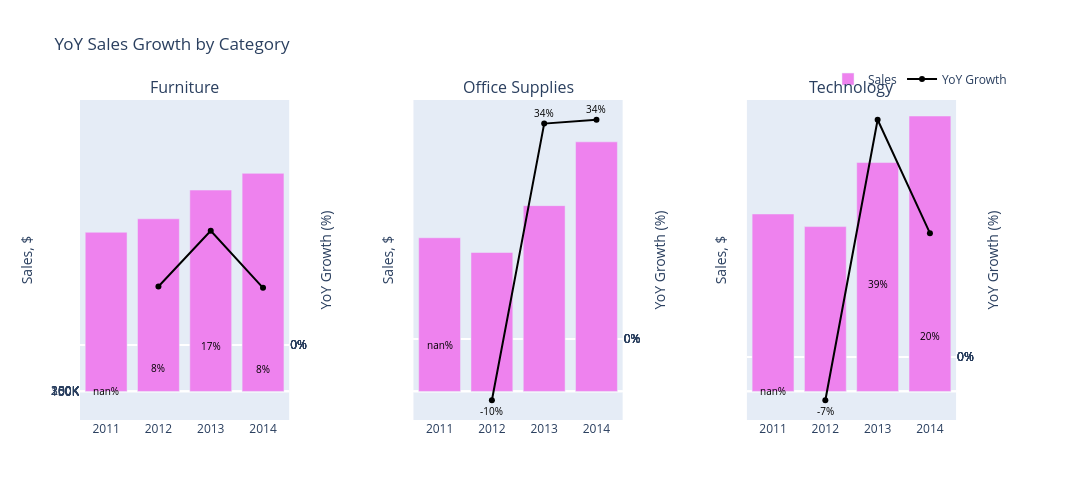

Write notebook code for a chart like this one.
### Code cell
import pandas as pd
import plotly.graph_objects as go
from plotly.subplots import make_subplots

# Example DataFrame
YoY = pd.DataFrame({
    "category": ["A","A","A","B","B","B"],
    "year": [2020,2021,2022,2020,2021,2022],
    "sales": [100,120,150,80,90,110],
    "yoy_sales_growth": [0,0.20,0.25,0,0.12,0.22]
})

scale = sp_df['sales'].max()
categories = sp_df['category'].unique()

# Create subplots
fig = make_subplots(rows=1, cols=len(categories),
                    subplot_titles=categories,
                    specs=[[{"secondary_y":True} for _ in categories]],
                    shared_yaxes=True)

for i, category in enumerate(categories):
    cat_data = sp_df[sp_df['category'] == category]

    # Sales bars
    fig.add_trace(
        go.Bar(x=cat_data['year'], y=cat_data['sales'],
               name="Sales", marker_color="violet",
               showlegend=(i==0)),
        row=1, col=i+1, secondary_y=False
    )

    # YoY Growth line + markers
    fig.add_trace(
        go.Scatter(x=cat_data['year'], y=cat_data['yoy_sales_growth']*scale,
                   mode="lines+markers", line=dict(color="black"),
                   name="YoY Growth", showlegend=(i==0)),
        row=1, col=i+1, secondary_y=True
    )

    # Add percentage labels
    for _, row in cat_data.iterrows():
        fig.add_annotation(
            x=row['year'], y=row['yoy_sales_growth']*scale,
            text=f"{row['yoy_sales_growth']:.0%}",
            showarrow=False,
            xref=f"x{i+1}", yref=f"y{i+1}",
            font=dict(size=10, color="black")
        )

# Layout
fig.update_layout(
    title_text="YoY Sales Growth by Category",
    height=500, width=1200,
    legend=dict(orientation="h", yanchor="bottom", y=1.02,
                xanchor="right", x=1)
)
# Format axes consistently 
for i in range(len(categories)): 
    fig.update_yaxes(title_text="Sales, $", row=1, col=i+1, secondary_y=False, 
                     tickvals=[0,50,100,150,200,250,300], ticktext=[f"{y}K" for y in [0,50,100,150,200,250,300]]) 
    fig.update_yaxes(title_text="YoY Growth (%)", row=1, col=i+1, secondary_y=True, 
                     tickvals=[0,0.2,0.4,0.6,0.8,1.0], ticktext=["0%","20%","40%","60%","80%","100%"])
fig.show()

### Figure 1 — Plotly figure (JSON) as saved in the notebook; plotly's stock layout.template omitted (floating-point values rounded to 4 significant figures)
{"data": [{"marker": {"color": "violet"}, "name": "Sales", "showlegend": true, "type": "bar", "x": [2011, 2012, 2013, 2014], "xaxis": "x", "y": [157200.0, 170500.0, 198900.0, 215400.0], "yaxis": "y"}, {"line": {"color": "black"}, "mode": "lines+markers", "name": "YoY Growth", "showlegend": true, "type": "scatter", "x": [2011, 2012, 2013, 2014], "xaxis": "x", "y": [null, 23120.0, 45160.0, 22580.0], "yaxis": "y2"}, {"marker": {"color": "violet"}, "name": "Sales", "showlegend": false, "type": "bar", "x": [2011, 2012, 2013, 2014], "xaxis": "x2", "y": [151800.0, 137200.0, 183500.0, 246500.0], "yaxis": "y3"}, {"line": {"color": "black"}, "mode": "lines+markers", "name": "YoY Growth", "showlegend": false, "type": "scatter", "x": [2011, 2012, 2013, 2014], "xaxis": "x2", "y": [null, -26120.0, 91680.0, 93310.0], "yaxis": "y4"}, {"marker": {"color": "violet"}, "name": "Sales", "showlegend": false, "type": "bar", "x": [2011, 2012, 2013, 2014], "xaxis": "x3", "y": [175300.0, 162800.0, 226100.0, 272000.0], "yaxis": "y5"}, {"line": {"color": "black"}, "mode": "lines+markers", "name": "YoY Growth", "showlegend": false, "type": "scatter", "x": [2011, 2012, 2013, 2014], "xaxis": "x3", "y": [null, -19310.0, 105800.0, 55220.0], "yaxis": "y6"}], "layout": {"annotations": [{"font": {"size": 16}, "showarrow": false, "text": "Furniture", "x": 0.1122, "xanchor": "center", "xref": "paper", "y": 1, "yanchor": "bottom", "yref": "paper"}, {"font": {"size": 16}, "showarrow": false, "text": "Office Supplies", "x": 0.47, "xanchor": "center", "xref": "paper", "y": 1, "yanchor": "bottom", "yref": "paper"}, {"font": {"size": 16}, "showarrow": false, "text": "Technology", "x": 0.8278, "xanchor": "center", "xref": "paper", "y": 1, "yanchor": "bottom", "yref": "paper"}, {"font": {"color": "black", "size": 10}, "showarrow": false, "text": "nan%", "x": 2011, "xref": "x", "y": null, "yref": "y"}, {"font": {"color": "black", "size": 10}, "showarrow": false, "text": "8%", "x": 2012, "xref": "x", "y": 23120.0, "yref": "y"}, {"font": {"color": "black", "size": 10}, "showarrow": false, "text": "17%", "x": 2013, "xref": "x", "y": 45160.0, "yref": "y"}, {"font": {"color": "black", "size": 10}, "showarrow": false, "text": "8%", "x": 2014, "xref": "x", "y": 22580.0, "yref": "y"}, {"font": {"color": "black", "size": 10}, "showarrow": false, "text": "nan%", "x": 2011, "xref": "x2", "y": null, "yref": "y2"}, {"font": {"color": "black", "size": 10}, "showarrow": false, "text": "-10%", "x": 2012, "xref": "x2", "y": -26120.0, "yref": "y2"}, {"font": {"color": "black", "size": 10}, "showarrow": false, "text": "34%", "x": 2013, "xref": "x2", "y": 91680.0, "yref": "y2"}, {"font": {"color": "black", "size": 10}, "showarrow": false, "text": "34%", "x": 2014, "xref": "x2", "y": 93310.0, "yref": "y2"}, {"font": {"color": "black", "size": 10}, "showarrow": false, "text": "nan%", "x": 2011, "xref": "x3", "y": null, "yref": "y3"}, {"font": {"color": "black", "size": 10}, "showarrow": false, "text": "-7%", "x": 2012, "xref": "x3", "y": -19310.0, "yref": "y3"}, {"font": {"color": "black", "size": 10}, "showarrow": false, "text": "39%", "x": 2013, "xref": "x3", "y": 105800.0, "yref": "y3"}, {"font": {"color": "black", "size": 10}, "showarrow": false, "text": "20%", "x": 2014, "xref": "x3", "y": 55220.0, "yref": "y3"}], "height": 500, "legend": {"orientation": "h", "x": 1, "xanchor": "right", "y": 1.02, "yanchor": "bottom"}, "title": {"text": "YoY Sales Growth by Category"}, "width": 1200, "xaxis": {"anchor": "y", "domain": [0, 0.2244]}, "xaxis2": {"anchor": "y3", "domain": [0.3578, 0.5822]}, "xaxis3": {"anchor": "y5", "domain": [0.7156, 0.94]}, "yaxis": {"anchor": "x", "domain": [0, 1], "ticktext": ["0K", "50K", "100K", "150K", "200K", "250K", "300K"], "tickvals": [0, 50, 100, 150, 200, 250, 300], "title": {"text": "Sales, $"}}, "yaxis2": {"anchor": "x", "overlaying": "y", "side": "right", "ticktext": ["0%", "20%", "40%", "60%", "80%", "100%"], "tickvals": [0, 0.2, 0.4, 0.6, 0.8, 1], "title": {"text": "YoY Growth (%)"}}, "yaxis3": {"anchor": "x2", "domain": [0, 1], "matches": "y", "showticklabels": false, "ticktext": ["0K", "50K", "100K", "150K", "200K", "250K", "300K"], "tickvals": [0, 50, 100, 150, 200, 250, 300], "title": {"text": "Sales, $"}}, "yaxis4": {"anchor": "x2", "overlaying": "y3", "side": "right", "ticktext": ["0%", "20%", "40%", "60%", "80%", "100%"], "tickvals": [0, 0.2, 0.4, 0.6, 0.8, 1], "title": {"text": "YoY Growth (%)"}}, "yaxis5": {"anchor": "x3", "domain": [0, 1], "matches": "y", "showticklabels": false, "ticktext": ["0K", "50K", "100K", "150K", "200K", "250K", "300K"], "tickvals": [0, 50, 100, 150, 200, 250, 300], "title": {"text": "Sales, $"}}, "yaxis6": {"anchor": "x3", "overlaying": "y5", "side": "right", "ticktext": ["0%", "20%", "40%", "60%", "80%", "100%"], "tickvals": [0, 0.2, 0.4, 0.6, 0.8, 1], "title": {"text": "YoY Growth (%)"}}}}
